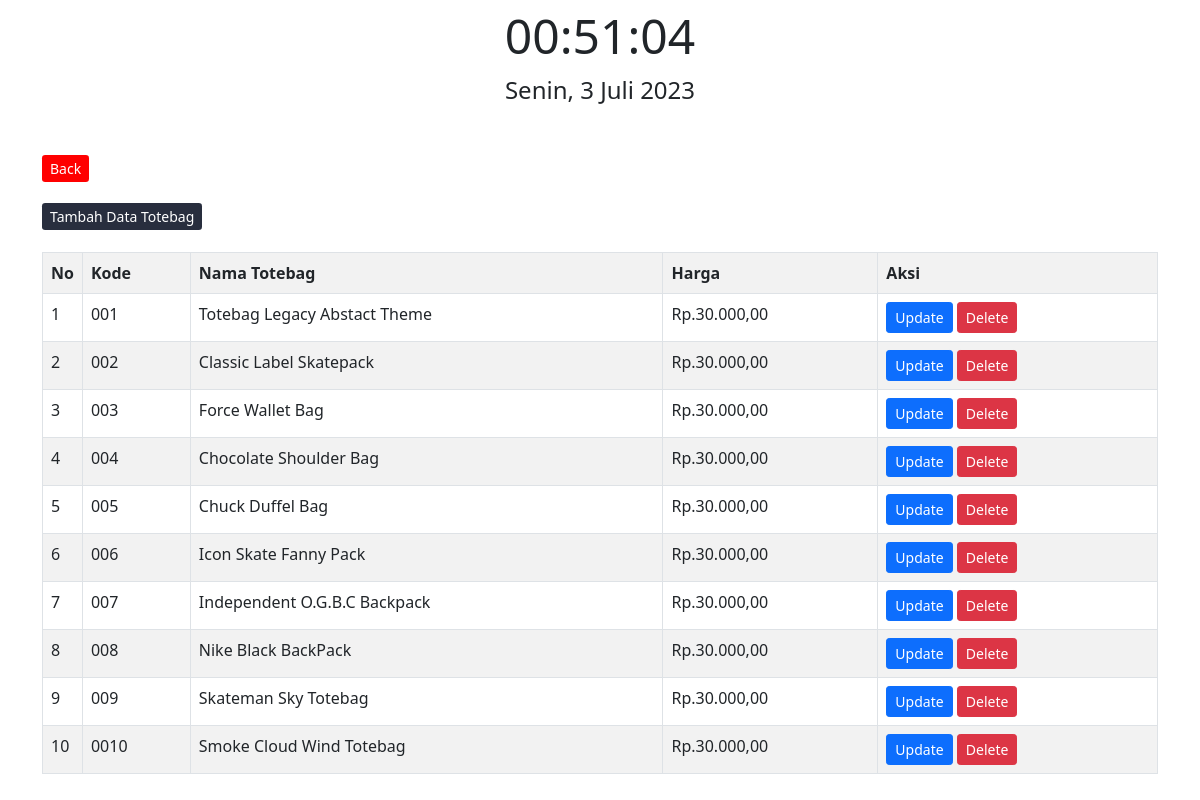
/adminlegacy/data_totebag.php, run on the app's committed database.
### tables this page shows
CREATE TABLE `totebag` (
  `id` int(30) NOT NULL,
  `kode` varchar(30) NOT NULL,
  `nama` varchar(225) NOT NULL,
  `harga` varchar(225) NOT NULL
);

### adminlegacy/data_totebag.php (the view, shortened to what this page needs)
<!DOCTYPE html>
<html>
<head>
    <link href="https://cdn.jsdelivr.net/npm/bootstrap@5.0.2/dist/css/bootstrap.min.css" rel="stylesheet">
</head>
<body>
    <div id="datetime-container">
        <div id="clock"></div>
        <div id="date"></div>
    </div>
    <div class="container">
        <div class="panel">
            <div class="panel-body">
                <br><br>
                <a href="kategori.php" class="btn1 btn-sm pull-left">Back</a><br><br>
                <a href="tambah_totebag.php" class="btn0 btn-sm pull-left">Tambah Data Totebag</a>
                <br />
                <br />
                <table class="table table-bordered table-striped">
                    <tr>
                        <th width="1%">No</th>
                        <th>Kode</th>
                        <th>Nama Totebag</th>
                        <th>Harga</th>
                        <th>Aksi</th>
                    </tr>
                    <?php
                    include 'koneksi.php';
                    $data = mysqli_query($koneksi, "select * from totebag");
                    while ($d = mysqli_fetch_array($data)) {
                    ?>
                        <tr>
                            <td><?php echo $d['id'] ?></td>
                            <td><?php echo $d['kode'] ?></td>
                            <td><?php echo $d['nama'] ?></td>
                            <td><?php echo $d['harga'] ?></td>
                            <td>
                                <a href="edit_totebag.php?id=<?php echo $d['id']; ?>" class="btn btn-sm btn-primary">Update</a>
                                <a href="hapus_totebag.php?id=<?php echo $d['id']; ?>" onclick="hey()" class="btn btn-sm btn-danger">Delete</a>
                            </td>
                        </tr>
                    <?php
                    }
                    ?>
                </table>
            </div>
        </div>
    </div>
</body>
</html>

### adminlegacy/data_totebag.php (style rules this page uses)
#clock { font-size: 48px; text-align: center; }
* { box-sizing: border-box; }
.btn0 { background-color: #282E3E; color: white; text-decoration: none; }
.btn1 { background-color: red; color: white; text-decoration: none; }
#date { font-size: 24px; text-align: center; }

### data on the page
totebag: id "1", kode "001", nama "Totebag Legacy Abstact Theme", harga "Rp.30.000,00"
totebag: id "2", kode "002", nama "Classic Label Skatepack", harga "Rp.30.000,00"
totebag: id "3", kode "003", nama "Force Wallet Bag", harga "Rp.30.000,00"
totebag: id "4", kode "004", nama "Chocolate Shoulder Bag", harga "Rp.30.000,00"
totebag: id "5", kode "005", nama "Chuck Duffel Bag", harga "Rp.30.000,00"
totebag: id "6", kode "006", nama "Icon Skate Fanny Pack", harga "Rp.30.000,00"
totebag: id "7", kode "007", nama "Independent O.G.B.C Backpack", harga "Rp.30.000,00"
totebag: id "8", kode "008", nama "Nike Black BackPack", harga "Rp.30.000,00"
totebag: id "9", kode "009", nama "Skateman Sky Totebag", harga "Rp.30.000,00"
totebag: id "10", kode "0010", nama "Smoke Cloud Wind Totebag", harga "Rp.30.000,00"
